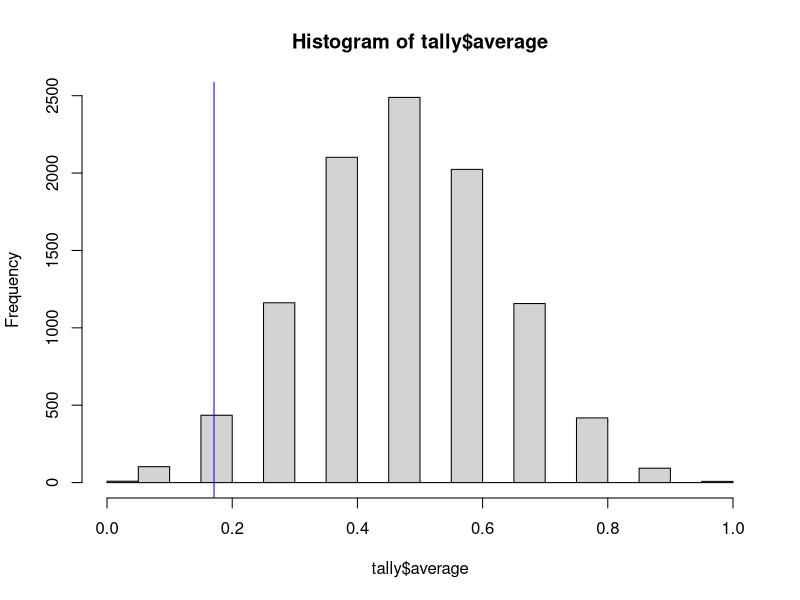

This figure's R source:
library(dplyr)
exp<-list(5,5)
obs<-list(2,8)
dbinom(2,10,.5)  #this analytically calculates the probability
mean(rbinom(1000,10,.3)==2)
out<-as.integer()
for (i in 1:length(obs)){
  
  out[i]<-(as.numeric(obs[i])-as.numeric(exp[i]))^2  #squaring the differences
  #print(out[i])
}
thresh<-sum(out)  #sum of squares


simulations<-10000
trial_length<-10
tally<-matrix(ncol=3,nrow=2)
tally<-as.data.frame(tally)
names(tally)<-c('heads','tails','average')
for(i in 1:simulations){
  trial<-rbinom(trial_length,1,.5)
  #print(trial)
  average<-mean(trial)
  h<-sum(trial)
  t<-trial_length-h
  #print(i)
  #print(h)
  #print(t)
  tally[i,]<-(cbind(h,t,average))
  
}

tail(tally)
pvalue<-length(tally$heads[tally$heads<=3])/nrow(tally)




hist(tally$average)
abline(v=pvalue,col='blue')

#must count how many breech threshold
